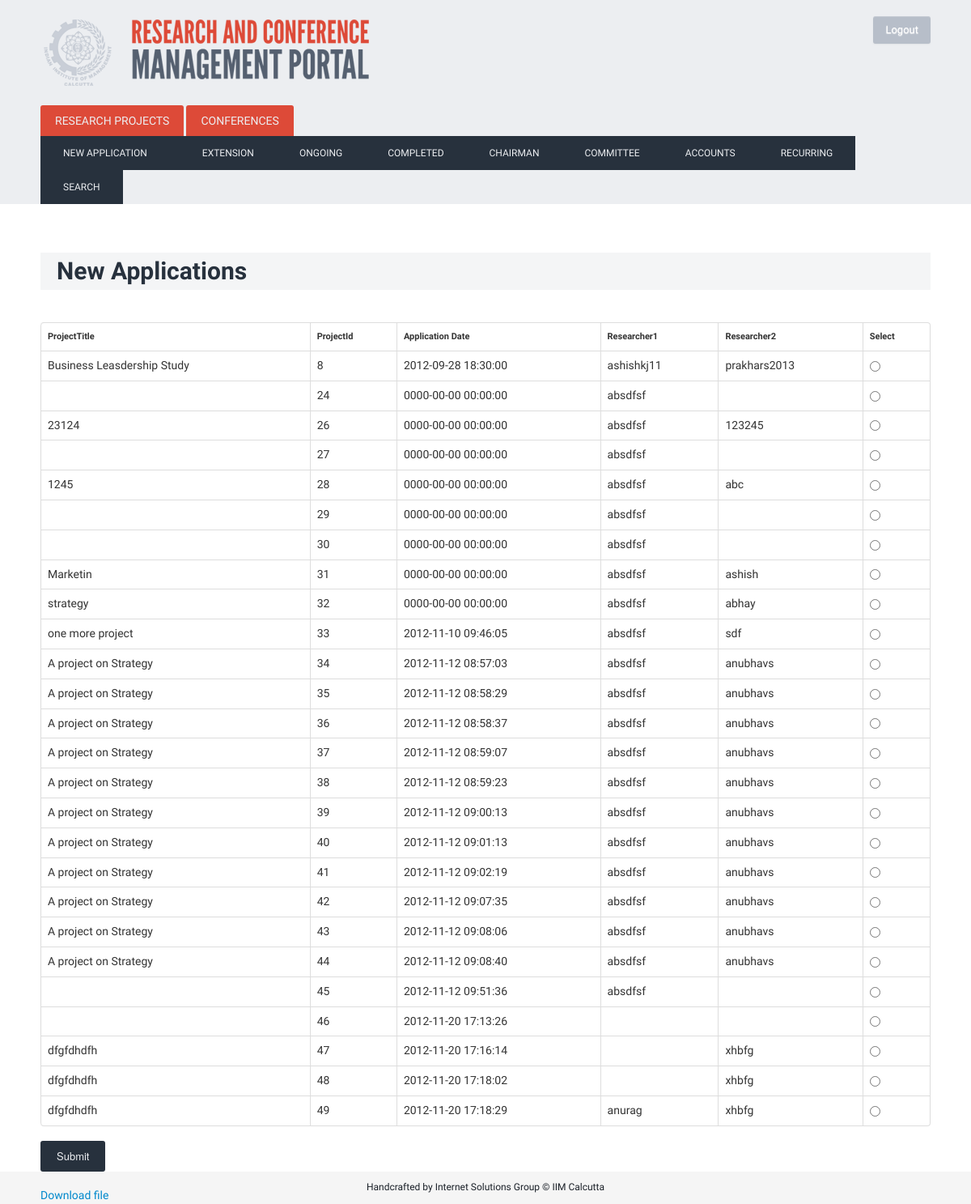
/index.php/new_application (signed in), run on an earlier commit of the app's database.
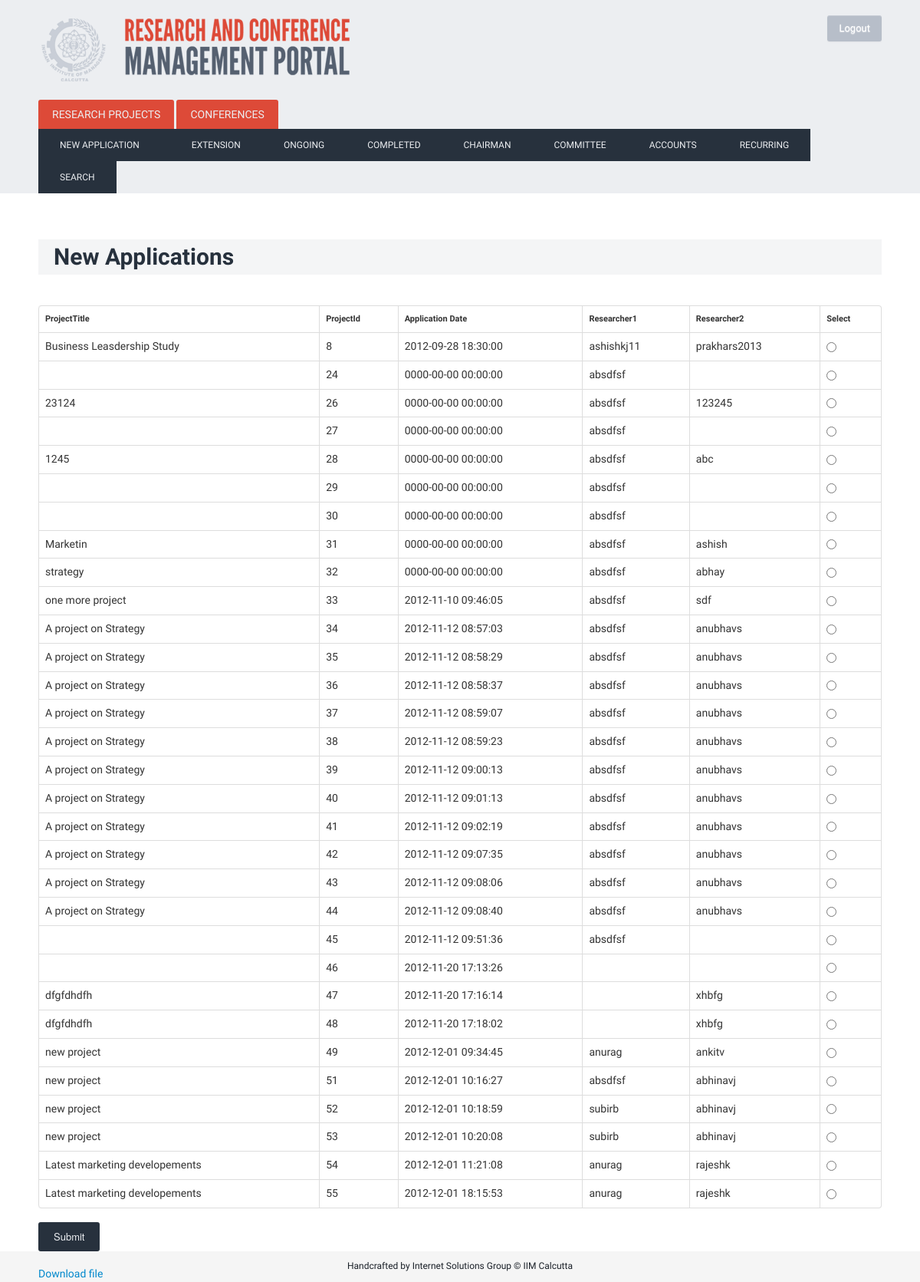
And on a later commit of the database.
### tables this page shows
CREATE TABLE IF NOT EXISTS `project` (
  `ProjectTitle` varchar(400) NOT NULL,
  `ProjectId` bigint(200) NOT NULL AUTO_INCREMENT,
  `Description` varchar(2000) NOT NULL,
  `App_Date` timestamp NOT NULL DEFAULT CURRENT_TIMESTAMP COMMENT 'The  date of application of the project',
  `Start_Date` date NOT NULL,
  `End_Date` date NOT NULL,
  `Researcher1` varchar(80) NOT NULL,
  `Researcher2` varchar(80) NOT NULL,
  `Researcher3` varchar(80) NOT NULL,
  `ProjectCategory` varchar(30) NOT NULL,
  `ProjectGrant` int(11) NOT NULL,
  `PStatus` varchar(50) NOT NULL,
  `Deliverables` varchar(500) NOT NULL,
  `cases` int(11) NOT NULL DEFAULT '0',
  `journals` int(11) NOT NULL DEFAULT '0',
  `chapters` int(11) NOT NULL DEFAULT '0',
  `conference` int(11) NOT NULL DEFAULT '0',
  `paper` int(11) NOT NULL DEFAULT '0',
  PRIMARY KEY (`ProjectId`),
  UNIQUE KEY `ProjectId` (`ProjectId`),
  UNIQUE KEY `ProjectId_2` (`ProjectId`)
);

### index.php (called while the page is built, shortened)
<?php
require_once BASEPATH.'core/CodeIgniter.php';

### application/models/project_model.php (called while the page is built, shortened)
<?PHP
class Project_model extends CI_Model {
	function getProjects()
		{
		if($_SESSION['usertype']==1)
		{
			$queryStr='SELECT * FROM project WHERE PStatus = "app_admin" ; ';
		}
		elseif ($_SESSION['usertype']==2)
		{
			$queryStr='SELECT * FROM project WHERE PStatus = "app_comm" ; ';
		}
		elseif ($_SESSION['usertype']==3)
		{
			$queryStr='SELECT * FROM project WHERE PStatus = "app_chairman" ; ';
		}
		$query= $this->db->query($queryStr);
		return $query->result();
		}
}
?>

### application/controllers/new_application.php (the view, shortened to what this page needs)
<?php
class New_application extends CI_Controller {
				function index()
				{
					$data['myClass']=$this;
					$data['action']=0;
					if($_SESSION['usertype']==1){
						$this->load->view('layout',$data);
					} elseif ($_SESSION['usertype']==2){
						$this->load->view('layoutComm',$data);
					} elseif($_SESSION['usertype']==3){
						$this->load->view('layoutChairman',$data);
					}
					else{
			echo 'hello';
			header("location:login");
			}
				}
				function load_php()
				{
					 $this->load->model('project_model');
					 $data['query']= $this->project_model->getProjects();
					 echo '
                     <h1>New Applications</h1>
					 <FORM METHOD=POST ACTION="ShowProject">
                    <table class="table table-bordered">
					<tr><TD><h4>ProjectTitle</h4></TD><TD><h4>ProjectId</h4></TD><TD><h4>Application Date</h4></TD><TD><h4>Researcher1</h4></TD><TD><h4>Researcher2</TD><TD><h4>Select</h1></TD></tr>
					<tbody>';
					 $flag=0;
					 foreach($data['query'] as $row)
					 {
						 $flag++;
						 echo '<TR><TD>';
						 print $row->ProjectTitle;
						 echo '</TD><TD>';
						 print $row->ProjectId;
						 echo '</TD><TD>';
						 print $row->App_Date;
						 echo '</TD><TD>';
						 print $row->Researcher1;
						 echo '</TD><TD>';
						 print $row->Researcher2;
					     echo '<TD><INPUT TYPE="RADIO" NAME="Choice1" VALUE="'.$row->ProjectId.'"></TD></TR>';
					 }
					 if($flag==0){
					 echo '<h4>No New Applications</h4> <br > </tbody> </TABLE>';
					 }
					 else
					 {
					 echo '</tbody>
					 </TABLE>
					 <INPUT TYPE=SUBMIT value="Submit">
					</FORM>
					<a href="downloadfile?file=researchportal%283%29.txt">Download file</a>';
				}
				}
}
?>

What changed in the data, as far as the page shows it:
changed project id 49: ProjectTitle "dfgfdhdfh" → "new project"; App_Date "2012-11-20 17:18:29" → "2012-12-01 09:34:45"; Researcher2 "xhbfg" → "ankitv"
added project: ProjectTitle "new project", ProjectId "51", App_Date "2012-12-01 10:16:27", Researcher1 "absdfsf", Researcher2 "abhinavj"
added project: ProjectTitle "new project", ProjectId "52", App_Date "2012-12-01 10:18:59", Researcher1 "subirb", Researcher2 "abhinavj"
added project: ProjectTitle "new project", ProjectId "53", App_Date "2012-12-01 10:20:08", Researcher1 "subirb", Researcher2 "abhinavj"
added project: ProjectTitle "Latest marketing developements", ProjectId "54", App_Date "2012-12-01 11:21:08", Researcher1 "anurag", Researcher2 "rajeshk"
added project: ProjectTitle "Latest marketing developements", ProjectId "55", App_Date "2012-12-01 18:15:53", Researcher1 "anurag", Researcher2 "rajeshk"
